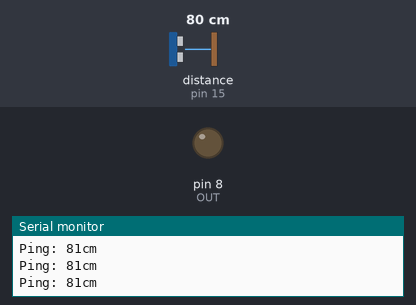
Simulated run of this sketch. Board: Arduino Uno, built with avr-gcc and run on an emulated ATmega328P. Parts: output pins drawn as LEDs (lit = HIGH), the last lines printed to the serial monitor. The inputs (shaded band) are chosen by the test bench; at power-on: distance to the obstacle (sensor on pin 15) 80 cm. The echo pulse lasts 58.3 µs per cm; the audio player accepts every command and is not drawn.

Above: at 1.7 s.
1.8 s: distance to the obstacle (sensor on pin 15) set to 22 cm
3.3 s: distance to the obstacle (sensor on pin 15) set to 18 cm
At 4.5 s:
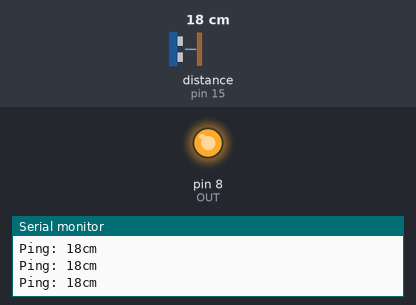
4.8 s: distance to the obstacle (sensor on pin 15) set to 35 cm
At 5.4 s:
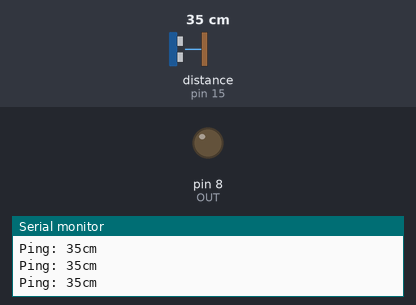
6.3 s: distance to the obstacle (sensor on pin 15) set to 2 cm
At 6.8 s:
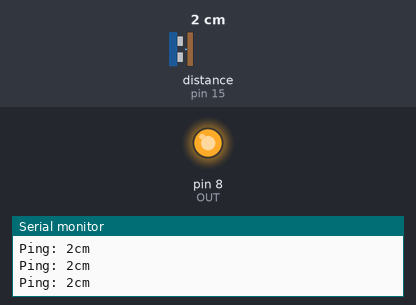
Timing chart, 0 to 8.8 s (numbered marks = the images above; inputs shaded):
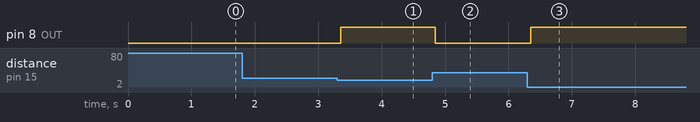

The sketch:

Door-Module.ino
```cpp
// include the library code
#include "Arduino.h"
//Music librarys
#include "SoftwareSerial.h"
#include "DFRobotDFPlayerMini.h"
//Ultrasonic library
#include <NewPing.h>

//Ultrasonic constants
#define TRIGGER_PIN     14     // Arduino pin tied to trigger pin on the ultrasonic sensor.
#define ECHO_PIN        15     // Arduino pin tied to echo pin on the ultrasonic sensor.
#define MAX_DISTANCE    400   // Maximum distance we want to ping for (in centimeters). Maximum sensor distance is rated at 400-500cm.
#define DETECTION_DISTANCE 20 //Distance that counts as detection

//I/O constants
#define OUT  8

//Music variables
SoftwareSerial mySoftwareSerial(10, 11); // RX, TX
DFRobotDFPlayerMini myDFPlayer;
bool music = false;
void printDetail(uint8_t type, int value);

//Ultrasonic variables
NewPing sonar(TRIGGER_PIN, ECHO_PIN, MAX_DISTANCE); // NewPing setup of pins and maximum distance.
int dist = 0;

void setup() {
  mySoftwareSerial.begin(9600);
  Serial.begin(115200); //IMPORTANT: Influences Motor speed
  pinMode(OUT,OUTPUT); //initialize output-pin
  digitalWrite(OUT, LOW);

  //Starting the Music player
  Serial.println(F("Initializing DFPlayer ... (May take 3~5 seconds)"));
  if (!myDFPlayer.begin(mySoftwareSerial)) {  //Use softwareSerial to communicate with mp3.
    Serial.println(F("Unable to begin:"));
    Serial.println(F("1.Please recheck the connection!"));
    Serial.println(F("2.Please insert the SD card!"));
    while(true);
  }
  Serial.println(F("DFPlayer Mini online."));
  myDFPlayer.volume(0);  //Set volume value. From 0 to 30 (start on 0)
  myDFPlayer.play(1);  //Play the first mp3
  }

void loop() {

  //Ultrasonic ping
  unsigned int uS = sonar.ping(); // Send ping, get ping time in microseconds (uS).
  dist = uS / US_ROUNDTRIP_CM; //convert to cm
  //print the Ping
  Serial.print("Ping: ");
  Serial.print(dist);
  Serial.println("cm");

  //change the volume depending on the ultrasonic ping
  if(dist < DETECTION_DISTANCE){
    myDFPlayer.volume(10);  //Set volume value. From 0 to 30
    digitalWrite(OUT,HIGH);
  }
  else{
    myDFPlayer.volume(0);  //Set volume value. From 0 to 30
    digitalWrite(OUT,LOW);
  }
  delay(50);
}
```

Measured:
- the behaviour switches between 20 and 19 cm on distance to the obstacle (sensor on pin 15) (found by bisection; images 0 and 1)
- after the input at 3.3 s, pin 8 (OUT): LOW → HIGH after 0.06 s
- after the input at 4.8 s, pin 8 (OUT): HIGH → LOW at once
- after the input at 6.3 s, pin 8 (OUT): LOW → HIGH after 0.05 s
